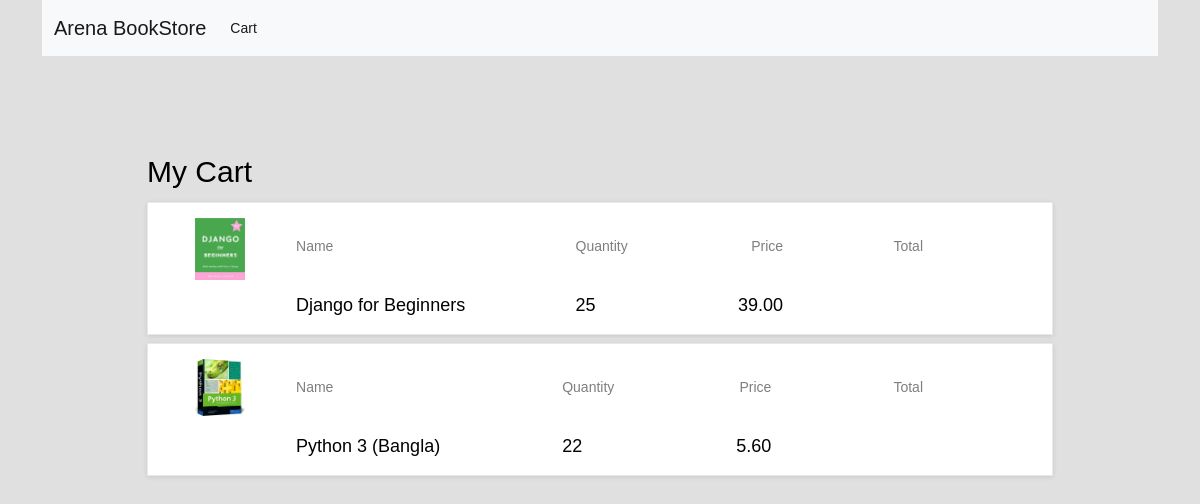
The app's page /cart/ (signed in), older data.
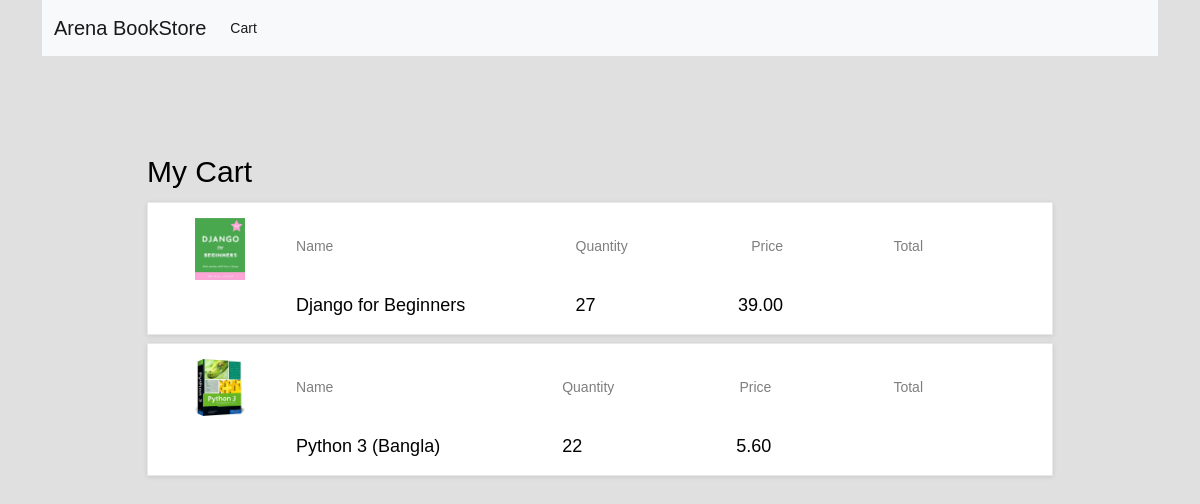
The same page, newer data.
### cart/models.py (models this page shows)
class CartItem(models.Model):
    cart = models.ForeignKey(Cart, on_delete=models.CASCADE)
    book = models.ForeignKey(Book, on_delete=models.CASCADE)
    quantity = models.PositiveIntegerField(default=1, null=True)

### book/models.py (models this page shows, shortened)
class Book(models.Model):
    title = models.CharField(max_length=200)
    author = models.CharField(max_length=200)
    description = models.TextField()
    price = models.DecimalField(max_digits=6, decimal_places=2)
    image = models.ImageField(upload_to='book', blank=False, null=False)
    status = models.CharField(max_length=50, choices=STATUS_TYPE)
    created = models.DateTimeField(auto_now_add=True)
    updated = models.DateTimeField(auto_now=True)
    slug = models.SlugField(unique=True)
    class Meta:
        ordering = ['-created']

### cart/views.py (the view)
# urls.py: path('', views.cart_view, name='cart_view'),
def cart_view(request):
    cart = CartItem.objects.filter(cart__user=request.user)
    return render(request, 'cart/cart_view.html', {'cart': cart})

### templates/cart/cart_view.html (shortened to what this page needs)
{% extends 'base.html' %}
{% block body %}
<div class="cart_section">
    <div class="container-fluid">
        <div class="row">
            <div class="col-lg-10 offset-lg-1">
                <div class="cart_container">
                    <div class="cart_title">My Cart<small> </small></div>
                    {% for cart in cart %}
                    <div class="cart_items">
                        <ul class="cart_list">
                            <li class="cart_item clearfix">
                                <div style="height: 80px; width: 50px" class="cart_item_image"><img src="{{ cart.book.image.url}}" alt=""></div>
                                <div class="cart_item_info d-flex flex-md-row flex-column justify-content-between">
                                    <div class="cart_item_name cart_info_col">
                                        <div class="cart_item_title">Name</div>
                                        <div class="cart_item_text">{{cart.book.title}}</div>
                                    </div>
                                    <div class="cart_item_quantity cart_info_col">
                                        <div class="cart_item_title">Quantity</div>
                                        <div class="cart_item_text">{{cart.quantity}}</div>
                                    </div>
                                    <div class="cart_item_price cart_info_col">
                                        <div class="cart_item_title">Price</div>
                                        <div class="cart_item_text">{{cart.book.price}}</div>
                                    </div>
                                    <div class="cart_item_total cart_info_col">
                                        <div class="cart_item_title">Total</div>
                                    </div>
                                </div>
                            </li>
                        </ul>
                    </div>
                    {% endfor %}
                </div>
            </div>
        </div>
    </div>
</div>
{% endblock %}

Row changes from the older to the newer data that the page shows:
changed CartItem "Django for Beginners": quantity "25" → "27"
